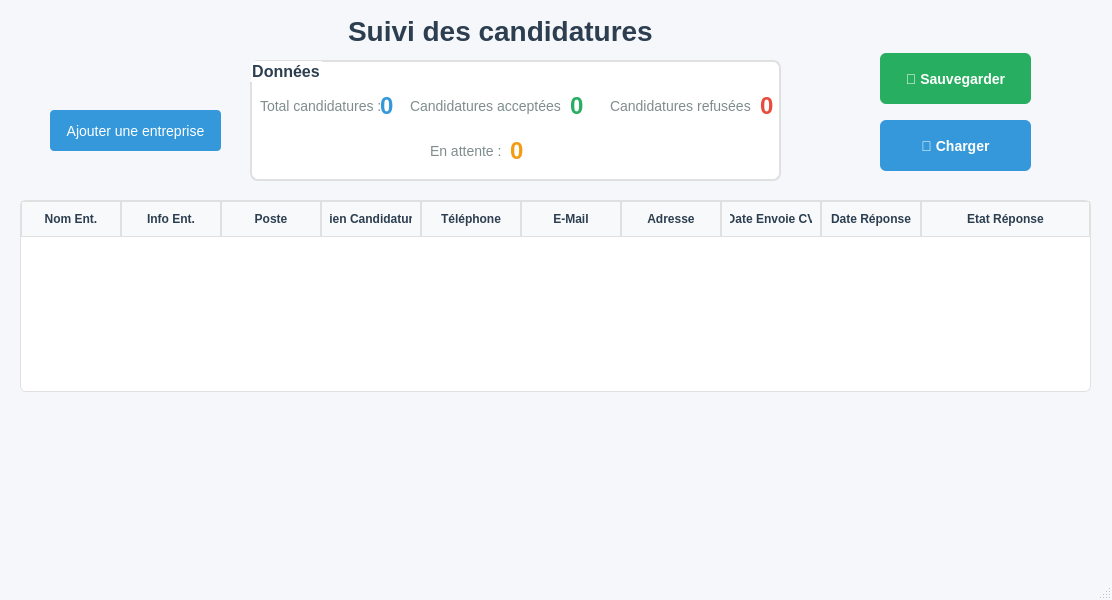
<?xml version="1.0" encoding="UTF-8"?>
<ui version="4.0">
 <class>FenPrincipSC</class>
 <widget class="QMainWindow" name="FenPrincipSC">
  <property name="geometry">
   <rect>
    <x>0</x>
    <y>0</y>
    <width>1112</width>
    <height>600</height>
   </rect>
  </property>
  <property name="windowTitle">
   <string>FenPrincipSC</string>
  </property>
  <property name="styleSheet">
   <string notr="true">/* Fond de la fenêtre principale */
QMainWindow {
    background-color: #f5f7fa;
}
</string>
  </property>
  <widget class="QWidget" name="centralwidget">
   <widget class="QLabel" name="Title">
    <property name="geometry">
     <rect>
      <x>340</x>
      <y>0</y>
      <width>331</width>
      <height>81</height>
     </rect>
    </property>
    <property name="styleSheet">
     <string notr="true">/* Titre &quot;Suivi des candidatures&quot; */
QLabel#Title {
    font-size: 28px;
    font-weight: bold;
    color: #2c3e50;
    margin-bottom: 20px;
}
</string>
    </property>
    <property name="text">
     <string>Suivi des candidatures</string>
    </property>
   </widget>
   <widget class="QGroupBox" name="Statistiques">
    <property name="geometry">
     <rect>
      <x>250</x>
      <y>60</y>
      <width>531</width>
      <height>141</height>
     </rect>
    </property>
    <property name="styleSheet">
     <string notr="true">/* Conteneur des statistiques */
QGroupBox#Statistiques {
    border: 2px solid #e0e0e0;
    border-radius: 8px;
    background-color: white;
    padding: 15px;
    margin-bottom: 20px;
    font-size: 16px;
    font-weight: bold;
    color: #2c3e50;
}

/* Libellés des statistiques */
QLabel#Lbl_TtC,
QLabel#Lbl_TtCA,
QLabel#Lbl_TtCR,
QLabel#Lbl_TtEA {
    font-size: 14px;
    color: #7f8c8d;
    font-weight: normal;
}

/* Valeurs numériques des statistiques */
QLabel#Lbl_NumTtC {
    font-size: 24px;
    font-weight: bold;
    color: #3498db;
}

QLabel#Lbl_NumTtCA {
    font-size: 24px;
    font-weight: bold;
    color: #27ae60;
}

QLabel#Lbl_NumTtCR {
    font-size: 24px;
    font-weight: bold;
    color: #e74c3c;
}

QLabel#Lbl_NumTtEA {
    font-size: 24px;
    font-weight: bold;
    color: #f39c12;
}
</string>
    </property>
    <property name="title">
     <string>Données</string>
    </property>
    <widget class="QLabel" name="Lbl_TtC">
     <property name="geometry">
      <rect>
       <x>10</x>
       <y>30</y>
       <width>121</width>
       <height>31</height>
      </rect>
     </property>
     <property name="text">
      <string>Total candidatures :</string>
     </property>
    </widget>
    <widget class="QLabel" name="Lbl_TtCA">
     <property name="geometry">
      <rect>
       <x>160</x>
       <y>30</y>
       <width>151</width>
       <height>31</height>
      </rect>
     </property>
     <property name="text">
      <string>Candidatures acceptées :</string>
     </property>
    </widget>
    <widget class="QLabel" name="Lbl_TtCR">
     <property name="geometry">
      <rect>
       <x>360</x>
       <y>30</y>
       <width>141</width>
       <height>31</height>
      </rect>
     </property>
     <property name="text">
      <string>Candidatures refusées :</string>
     </property>
    </widget>
    <widget class="QLabel" name="Lbl_TtEA">
     <property name="geometry">
      <rect>
       <x>180</x>
       <y>75</y>
       <width>71</width>
       <height>31</height>
      </rect>
     </property>
     <property name="text">
      <string>En attente :</string>
     </property>
    </widget>
    <widget class="QLabel" name="Lbl_NumTtC">
     <property name="geometry">
      <rect>
       <x>130</x>
       <y>30</y>
       <width>20</width>
       <height>31</height>
      </rect>
     </property>
     <property name="text">
      <string>0</string>
     </property>
    </widget>
    <widget class="QLabel" name="Lbl_NumTtCA">
     <property name="geometry">
      <rect>
       <x>320</x>
       <y>35</y>
       <width>20</width>
       <height>21</height>
      </rect>
     </property>
     <property name="text">
      <string>0</string>
     </property>
    </widget>
    <widget class="QLabel" name="Lbl_NumTtCR">
     <property name="geometry">
      <rect>
       <x>510</x>
       <y>30</y>
       <width>20</width>
       <height>31</height>
      </rect>
     </property>
     <property name="text">
      <string>0</string>
     </property>
    </widget>
    <widget class="QLabel" name="Lbl_NumTtEA">
     <property name="geometry">
      <rect>
       <x>260</x>
       <y>80</y>
       <width>16</width>
       <height>21</height>
      </rect>
     </property>
     <property name="text">
      <string>0</string>
     </property>
    </widget>
   </widget>
   <widget class="QTableWidget" name="TableauCandid">
    <property name="geometry">
     <rect>
      <x>20</x>
      <y>200</y>
      <width>1071</width>
      <height>192</height>
     </rect>
    </property>
    <property name="styleSheet">
     <string notr="true">/* Tableau des candidatures */
QTableWidget#TableauCandid {
    background-color: white;
    border: 1px solid #e0e0e0;
    border-radius: 6px;
    gridline-color: #e0e0e0;
    font-size: 13px;
}

/* En-têtes du tableau */
QTableWidget#TableauCandid::item {
    padding: 6px 10px;
    color: #2c3e50;
	line-height: 120%;
}

QHeaderView::section {
    background-color: #f8f9fa;
    padding: 8px;
    border: 1px solid #e0e0e0;
    font-weight: bold;
    color: #2c3e50;
}

/* Lignes paires/impaires pour un effet &quot;zébré&quot; */
QTableWidget#TableauCandid QTableWidgetItem {
    padding: 6px 10px;
}

QTableWidget#TableauCandid QTableWidgetItem::item:selected {
    background-color: #bbdefb;
}

/* Lignes paires/impaires (effet zébré) */
QTableWidget#TableauCandid::item:alternate {
    background-color: #f8f9fa;
}

/* Ligne survolée */
QTableWidget#TableauCandid::item:hover {
    background-color: #edf6ff;
}

/* Ligne sélectionnée */
QTableWidget#TableauCandid::item:selected {
    background-color: #bbdefb;
    color: #000;
}</string>
    </property>
    <property name="alternatingRowColors">
     <bool>false</bool>
    </property>
    <property name="showGrid">
     <bool>true</bool>
    </property>
    <property name="gridStyle">
     <enum>Qt::PenStyle::SolidLine</enum>
    </property>
    <property name="sortingEnabled">
     <bool>false</bool>
    </property>
    <property name="wordWrap">
     <bool>true</bool>
    </property>
    <attribute name="horizontalHeaderVisible">
     <bool>true</bool>
    </attribute>
    <attribute name="horizontalHeaderCascadingSectionResizes">
     <bool>false</bool>
    </attribute>
    <attribute name="horizontalHeaderDefaultSectionSize">
     <number>100</number>
    </attribute>
    <attribute name="horizontalHeaderHighlightSections">
     <bool>true</bool>
    </attribute>
    <attribute name="horizontalHeaderShowSortIndicator" stdset="0">
     <bool>false</bool>
    </attribute>
    <attribute name="horizontalHeaderStretchLastSection">
     <bool>true</bool>
    </attribute>
    <attribute name="verticalHeaderVisible">
     <bool>true</bool>
    </attribute>
    <attribute name="verticalHeaderCascadingSectionResizes">
     <bool>false</bool>
    </attribute>
    <attribute name="verticalHeaderHighlightSections">
     <bool>true</bool>
    </attribute>
    <attribute name="verticalHeaderShowSortIndicator" stdset="0">
     <bool>false</bool>
    </attribute>
    <attribute name="verticalHeaderStretchLastSection">
     <bool>false</bool>
    </attribute>
    <column>
     <property name="text">
      <string>Nom Ent.</string>
     </property>
     <property name="toolTip">
      <string>Nom de l'entreprise</string>
     </property>
    </column>
    <column>
     <property name="text">
      <string>Info Ent.</string>
     </property>
     <property name="toolTip">
      <string>Info sur l'entreprise</string>
     </property>
    </column>
    <column>
     <property name="text">
      <string>Poste</string>
     </property>
     <property name="toolTip">
      <string>Poste recherché</string>
     </property>
    </column>
    <column>
     <property name="text">
      <string>Lien Candidature</string>
     </property>
    </column>
    <column>
     <property name="text">
      <string>Téléphone</string>
     </property>
     <property name="toolTip">
      <string>Téléphone de l'entreprise</string>
     </property>
    </column>
    <column>
     <property name="text">
      <string>E-Mail</string>
     </property>
     <property name="toolTip">
      <string>Email de l'Entreprise</string>
     </property>
    </column>
    <column>
     <property name="text">
      <string>Adresse</string>
     </property>
     <property name="toolTip">
      <string>Adresse Postal de l'Entreprise</string>
     </property>
    </column>
    <column>
     <property name="text">
      <string>Date Envoie CV</string>
     </property>
    </column>
    <column>
     <property name="text">
      <string>Date Réponse</string>
     </property>
    </column>
    <column>
     <property name="text">
      <string>Etat Réponse</string>
     </property>
    </column>
   </widget>
   <widget class="QPushButton" name="QPB_AddEnt">
    <property name="geometry">
     <rect>
      <x>50</x>
      <y>110</y>
      <width>171</width>
      <height>41</height>
     </rect>
    </property>
    <property name="styleSheet">
     <string notr="true">/* Bouton &quot;Ajouter une entreprise&quot; */
QPushButton#QPB_AddEnt {
    background-color: #3498db;
    color: white;
    border: none;
    padding: 8px 16px;
    font-size: 14px;
    border-radius: 4px;
}

QPushButton#QPB_AddEnt:hover {
    background-color: #2980b9;
}
</string>
    </property>
    <property name="text">
     <string>Ajouter une entreprise</string>
    </property>
   </widget>
   <widget class="QPushButton" name="QPB_Save">
    <property name="geometry">
     <rect>
      <x>880</x>
      <y>53</y>
      <width>151</width>
      <height>51</height>
     </rect>
    </property>
    <property name="styleSheet">
     <string notr="true">/* Boutons Sauvegarder et Charger */
QPushButton#QPB_Save {
    background-color: #27ae60; /* vert moderne */
    color: white;
    border: none;
    padding: 10px 20px;
    font-size: 14px;
    font-weight: bold;
    border-radius: 6px;
}

QPushButton#QPB_Save:hover {
    background-color: #1e8449;
}

QPushButton#QPB_Save:pressed {
    background-color: #145a32;
}

QPushButton#QPB_Save:disabled {
    background-color: #95a5a6;
    color: #ecf0f1;
}
</string>
    </property>
    <property name="text">
     <string>💾 Sauvegarder</string>
    </property>
   </widget>
   <widget class="QPushButton" name="QPB_Load">
    <property name="geometry">
     <rect>
      <x>880</x>
      <y>120</y>
      <width>151</width>
      <height>51</height>
     </rect>
    </property>
    <property name="styleSheet">
     <string notr="true">/* Boutons Sauvegarder et Charger */
QPushButton#QPB_Load {
    background-color: #3498db;
    color: white;
    border: none;
    padding: 10px 20px;
    font-size: 14px;
    font-weight: bold;
    border-radius: 6px;
}

QPushButton#QPB_Load:hover {
    background-color: #2980b9;
}

QPushButton#QPB_Load:pressed {
    background-color: #1c5980;
}

QPushButton#QPB_Load:disabled {
    background-color: #95a5a6;
    color: #ecf0f1;
}
</string>
    </property>
    <property name="text">
     <string>📂 Charger</string>
    </property>
   </widget>
  </widget>
  <widget class="QMenuBar" name="menubar">
   <property name="geometry">
    <rect>
     <x>0</x>
     <y>0</y>
     <width>1112</width>
     <height>21</height>
    </rect>
   </property>
  </widget>
  <widget class="QStatusBar" name="statusbar"/>
 </widget>
 <resources/>
 <connections/>
</ui>
